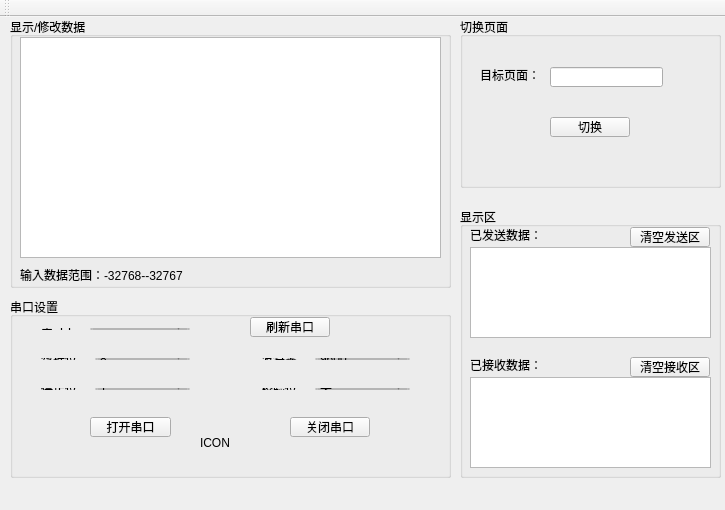
<?xml version="1.0" encoding="UTF-8"?>
<ui version="4.0">
 <class>DwinTest</class>
 <widget class="QMainWindow" name="DwinTest">
  <property name="geometry">
   <rect>
    <x>0</x>
    <y>0</y>
    <width>725</width>
    <height>510</height>
   </rect>
  </property>
  <property name="sizePolicy">
   <sizepolicy hsizetype="Fixed" vsizetype="Fixed">
    <horstretch>0</horstretch>
    <verstretch>0</verstretch>
   </sizepolicy>
  </property>
  <property name="windowTitle">
   <string>DwinTest</string>
  </property>
  <widget class="QWidget" name="centralWidget">
   <widget class="QGroupBox" name="modifyDataGroupBox">
    <property name="geometry">
     <rect>
      <x>10</x>
      <y>0</y>
      <width>441</width>
      <height>271</height>
     </rect>
    </property>
    <property name="title">
     <string>显示/修改数据</string>
    </property>
    <widget class="QLabel" name="label_4">
     <property name="geometry">
      <rect>
       <x>10</x>
       <y>250</y>
       <width>171</width>
       <height>16</height>
      </rect>
     </property>
     <property name="text">
      <string>输入数据范围：-32768--32767</string>
     </property>
    </widget>
    <widget class="QTableView" name="tableView">
     <property name="geometry">
      <rect>
       <x>10</x>
       <y>20</y>
       <width>421</width>
       <height>221</height>
      </rect>
     </property>
    </widget>
   </widget>
   <widget class="QGroupBox" name="groupBox">
    <property name="geometry">
     <rect>
      <x>460</x>
      <y>0</y>
      <width>261</width>
      <height>171</height>
     </rect>
    </property>
    <property name="title">
     <string>切换页面</string>
    </property>
    <widget class="QLabel" name="label_5">
     <property name="geometry">
      <rect>
       <x>20</x>
       <y>50</y>
       <width>61</width>
       <height>16</height>
      </rect>
     </property>
     <property name="text">
      <string>目标页面：</string>
     </property>
    </widget>
    <widget class="QLineEdit" name="targetPageIdLineEdit">
     <property name="geometry">
      <rect>
       <x>90</x>
       <y>50</y>
       <width>113</width>
       <height>20</height>
      </rect>
     </property>
    </widget>
    <widget class="QPushButton" name="switchPageIdBtn">
     <property name="geometry">
      <rect>
       <x>90</x>
       <y>100</y>
       <width>80</width>
       <height>20</height>
      </rect>
     </property>
     <property name="text">
      <string>切换</string>
     </property>
    </widget>
   </widget>
   <widget class="QGroupBox" name="groupBox_3">
    <property name="geometry">
     <rect>
      <x>460</x>
      <y>190</y>
      <width>261</width>
      <height>271</height>
     </rect>
    </property>
    <property name="title">
     <string>显示区</string>
    </property>
    <widget class="QPushButton" name="clearReceivedDataBtn">
     <property name="geometry">
      <rect>
       <x>170</x>
       <y>150</y>
       <width>80</width>
       <height>20</height>
      </rect>
     </property>
     <property name="text">
      <string>清空接收区</string>
     </property>
    </widget>
    <widget class="QLabel" name="label_9">
     <property name="geometry">
      <rect>
       <x>10</x>
       <y>150</y>
       <width>91</width>
       <height>16</height>
      </rect>
     </property>
     <property name="text">
      <string>已接收数据：</string>
     </property>
    </widget>
    <widget class="QTextBrowser" name="receivedTextBrowser">
     <property name="geometry">
      <rect>
       <x>10</x>
       <y>170</y>
       <width>241</width>
       <height>91</height>
      </rect>
     </property>
    </widget>
    <widget class="QPushButton" name="clearSendDataBtn">
     <property name="geometry">
      <rect>
       <x>170</x>
       <y>20</y>
       <width>80</width>
       <height>20</height>
      </rect>
     </property>
     <property name="text">
      <string>清空发送区</string>
     </property>
    </widget>
    <widget class="QTextBrowser" name="sendTextBrowser">
     <property name="geometry">
      <rect>
       <x>10</x>
       <y>40</y>
       <width>241</width>
       <height>91</height>
      </rect>
     </property>
    </widget>
    <widget class="QLabel" name="label_8">
     <property name="geometry">
      <rect>
       <x>10</x>
       <y>20</y>
       <width>71</width>
       <height>16</height>
      </rect>
     </property>
     <property name="text">
      <string>已发送数据：</string>
     </property>
    </widget>
   </widget>
   <widget class="QGroupBox" name="groupBox_2">
    <property name="geometry">
     <rect>
      <x>10</x>
      <y>280</y>
      <width>441</width>
      <height>181</height>
     </rect>
    </property>
    <property name="title">
     <string>串口设置</string>
    </property>
    <widget class="QWidget" name="layoutWidget">
     <property name="geometry">
      <rect>
       <x>20</x>
       <y>50</y>
       <width>171</width>
       <height>24</height>
      </rect>
     </property>
     <layout class="QHBoxLayout" name="horizontalLayout_3">
      <item>
       <widget class="QLabel" name="dataLenLabel">
        <property name="text">
         <string>数据位：</string>
        </property>
        <property name="buddy">
         <cstring>dataBitsComboBox</cstring>
        </property>
       </widget>
      </item>
      <item>
       <widget class="QComboBox" name="dataBitsComboBox">
        <property name="sizePolicy">
         <sizepolicy hsizetype="MinimumExpanding" vsizetype="Fixed">
          <horstretch>0</horstretch>
          <verstretch>0</verstretch>
         </sizepolicy>
        </property>
        <item>
         <property name="text">
          <string>8</string>
         </property>
        </item>
        <item>
         <property name="text">
          <string>7</string>
         </property>
        </item>
       </widget>
      </item>
     </layout>
    </widget>
    <widget class="QWidget" name="layoutWidget_2">
     <property name="geometry">
      <rect>
       <x>240</x>
       <y>80</y>
       <width>171</width>
       <height>24</height>
      </rect>
     </property>
     <layout class="QHBoxLayout" name="horizontalLayout_4">
      <item>
       <widget class="QLabel" name="parityLabel">
        <property name="text">
         <string>校验位：</string>
        </property>
        <property name="buddy">
         <cstring>parityComboBox</cstring>
        </property>
       </widget>
      </item>
      <item>
       <widget class="QComboBox" name="parityComboBox">
        <property name="sizePolicy">
         <sizepolicy hsizetype="MinimumExpanding" vsizetype="Fixed">
          <horstretch>0</horstretch>
          <verstretch>0</verstretch>
         </sizepolicy>
        </property>
        <item>
         <property name="text">
          <string>无</string>
         </property>
        </item>
        <item>
         <property name="text">
          <string>奇</string>
         </property>
        </item>
        <item>
         <property name="text">
          <string>偶</string>
         </property>
        </item>
       </widget>
      </item>
     </layout>
    </widget>
    <widget class="QWidget" name="layoutWidget_3">
     <property name="geometry">
      <rect>
       <x>240</x>
       <y>50</y>
       <width>171</width>
       <height>24</height>
      </rect>
     </property>
     <layout class="QHBoxLayout" name="horizontalLayout_2">
      <item>
       <widget class="QLabel" name="baudRateLabel">
        <property name="text">
         <string>波特率：</string>
        </property>
        <property name="buddy">
         <cstring>BaudRateComboBox</cstring>
        </property>
       </widget>
      </item>
      <item>
       <widget class="QComboBox" name="BaudRateComboBox">
        <property name="sizePolicy">
         <sizepolicy hsizetype="MinimumExpanding" vsizetype="Fixed">
          <horstretch>0</horstretch>
          <verstretch>0</verstretch>
         </sizepolicy>
        </property>
        <item>
         <property name="text">
          <string>9600</string>
         </property>
        </item>
        <item>
         <property name="text">
          <string>115200</string>
         </property>
        </item>
       </widget>
      </item>
     </layout>
    </widget>
    <widget class="QPushButton" name="updateComPortBtn">
     <property name="geometry">
      <rect>
       <x>240</x>
       <y>20</y>
       <width>80</width>
       <height>20</height>
      </rect>
     </property>
     <property name="text">
      <string>刷新串口</string>
     </property>
    </widget>
    <widget class="QWidget" name="layoutWidget_4">
     <property name="geometry">
      <rect>
       <x>20</x>
       <y>20</y>
       <width>171</width>
       <height>24</height>
      </rect>
     </property>
     <layout class="QHBoxLayout" name="horizontalLayout">
      <item>
       <widget class="QLabel" name="portNameLabel">
        <property name="sizePolicy">
         <sizepolicy hsizetype="Preferred" vsizetype="Preferred">
          <horstretch>0</horstretch>
          <verstretch>0</verstretch>
         </sizepolicy>
        </property>
        <property name="text">
         <string>串  口：</string>
        </property>
        <property name="buddy">
         <cstring>portNameComboBox</cstring>
        </property>
       </widget>
      </item>
      <item>
       <widget class="QComboBox" name="portNameComboBox">
        <property name="sizePolicy">
         <sizepolicy hsizetype="Expanding" vsizetype="Fixed">
          <horstretch>0</horstretch>
          <verstretch>0</verstretch>
         </sizepolicy>
        </property>
       </widget>
      </item>
     </layout>
    </widget>
    <widget class="QWidget" name="layoutWidget_5">
     <property name="geometry">
      <rect>
       <x>20</x>
       <y>80</y>
       <width>171</width>
       <height>24</height>
      </rect>
     </property>
     <layout class="QHBoxLayout" name="horizontalLayout_5">
      <item>
       <widget class="QLabel" name="stopLabel">
        <property name="text">
         <string>停止位：</string>
        </property>
        <property name="buddy">
         <cstring>stopBitsComboBox</cstring>
        </property>
       </widget>
      </item>
      <item>
       <widget class="QComboBox" name="stopBitsComboBox">
        <property name="sizePolicy">
         <sizepolicy hsizetype="MinimumExpanding" vsizetype="Fixed">
          <horstretch>0</horstretch>
          <verstretch>0</verstretch>
         </sizepolicy>
        </property>
        <item>
         <property name="text">
          <string>1</string>
         </property>
        </item>
        <item>
         <property name="text">
          <string>2</string>
         </property>
        </item>
       </widget>
      </item>
     </layout>
    </widget>
    <widget class="QPushButton" name="openComPortBtn">
     <property name="geometry">
      <rect>
       <x>80</x>
       <y>120</y>
       <width>81</width>
       <height>20</height>
      </rect>
     </property>
     <property name="text">
      <string>打开串口</string>
     </property>
    </widget>
    <widget class="QPushButton" name="closeComPortBtn">
     <property name="geometry">
      <rect>
       <x>280</x>
       <y>120</y>
       <width>80</width>
       <height>20</height>
      </rect>
     </property>
     <property name="text">
      <string>关闭串口</string>
     </property>
    </widget>
    <widget class="QLabel" name="iconLabel">
     <property name="geometry">
      <rect>
       <x>190</x>
       <y>120</y>
       <width>61</width>
       <height>51</height>
      </rect>
     </property>
     <property name="text">
      <string>ICON</string>
     </property>
    </widget>
   </widget>
  </widget>
  <widget class="QMenuBar" name="menuBar">
   <property name="geometry">
    <rect>
     <x>0</x>
     <y>0</y>
     <width>725</width>
     <height>22</height>
    </rect>
   </property>
  </widget>
  <widget class="QToolBar" name="mainToolBar">
   <attribute name="toolBarArea">
    <enum>TopToolBarArea</enum>
   </attribute>
   <attribute name="toolBarBreak">
    <bool>false</bool>
   </attribute>
  </widget>
 </widget>
 <layoutdefault spacing="6" margin="11"/>
 <resources/>
 <connections/>
</ui>
